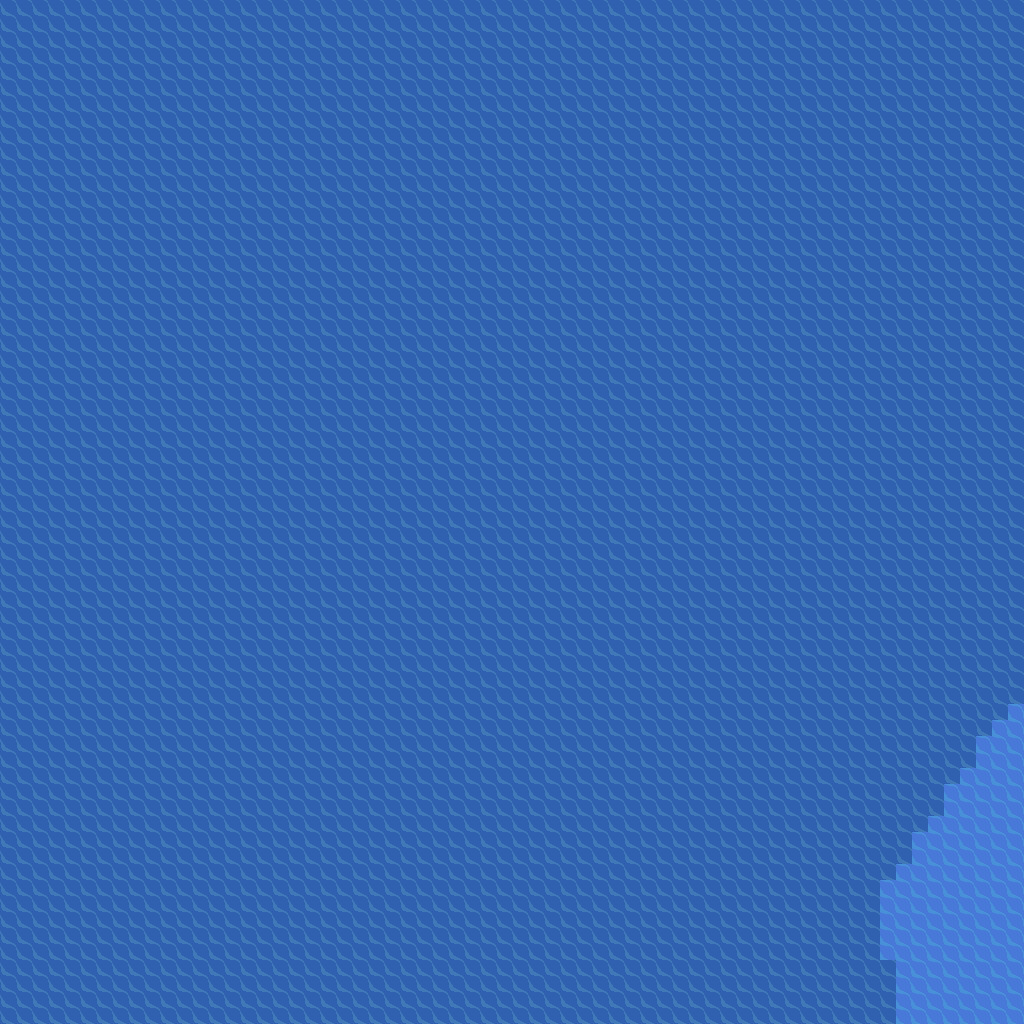

A 2D game scene composited from a Tiled map and its tileset images. What follows is a short description and the map's XML, with each tile layer's data collapsed to a summary:
An orthogonal 64x64 tile map with 16x16 px tiles, 7 tile layers (GROUND0, HILLS, FENCE, BUILDINGS, ...), 8 tilesets.

<map version="1.10" tiledversion="1.11.2" orientation="orthogonal" renderorder="right-down" width="64" height="64" tilewidth="16" tileheight="16" infinite="0" nextlayerid="8" nextobjectid="1">
 <tileset firstgid="1" source="randemon_tilesets/fire_red_decoration.tsx" />
 <tileset firstgid="109" source="randemon_tilesets/fire_red_fences.tsx" />
 <tileset firstgid="145" source="randemon_tilesets/fire_red_hills.tsx" />
 <tileset firstgid="195" source="randemon_tilesets/fire_red_houses.tsx" />
 <tileset firstgid="1545" source="randemon_tilesets/fire_red_path.tsx" />
 <tileset firstgid="1695" source="randemon_tilesets/fire_red_plants.tsx" />
 <tileset firstgid="1743" source="randemon_tilesets/fire_red_road_elements.tsx" />
 <tileset firstgid="1755" source="randemon_tilesets/fire_red_water.tsx" />
<layer id="1" name="GROUND0" width="64" height="64"><data>[4096 cells, 4096 non-empty, 2 distinct tile ids]</data></layer><layer id="2" name="HILLS" width="64" height="64"><data>[4096 cells, 0 non-empty, 0 distinct tile ids]</data></layer><layer id="3" name="FENCE" width="64" height="64"><data>[4096 cells, 0 non-empty, 0 distinct tile ids]</data></layer><layer id="4" name="BUILDINGS" width="64" height="64"><data>[4096 cells, 0 non-empty, 0 distinct tile ids]</data></layer><layer id="5" name="GROUND1" width="64" height="64"><data>[4096 cells, 0 non-empty, 0 distinct tile ids]</data></layer><layer id="6" name="GROUND2" width="64" height="64"><data>[4096 cells, 0 non-empty, 0 distinct tile ids]</data></layer><layer id="7" name="HEIGHTMAP" width="64" height="64"><data>[4096 cells, 0 non-empty, 0 distinct tile ids]</data></layer></map>
